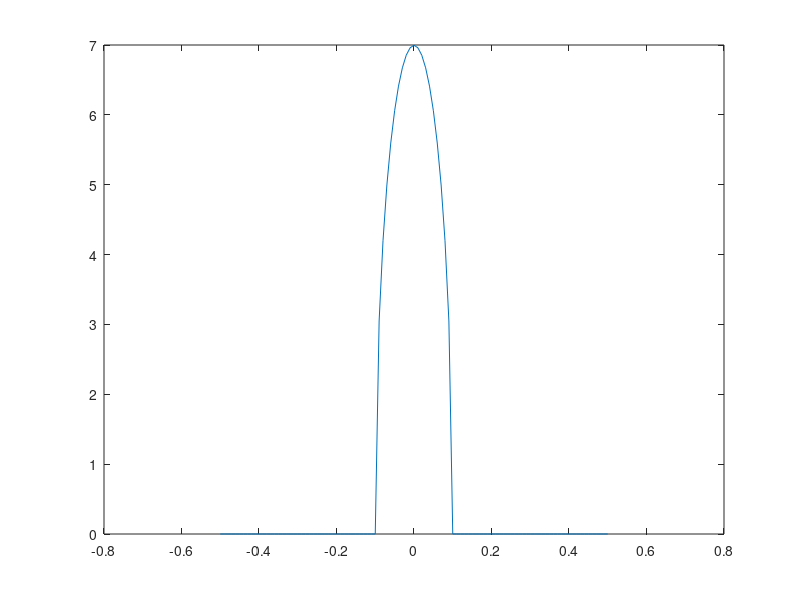
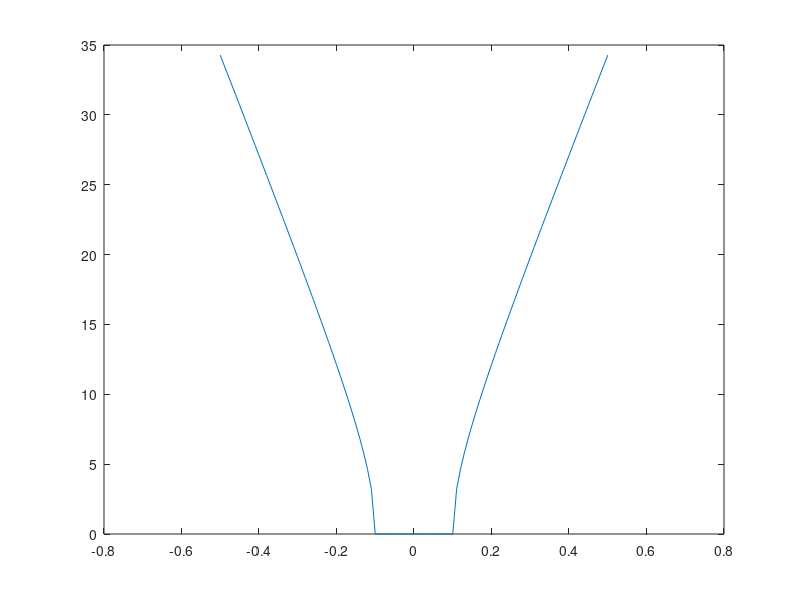

Reproduce these figures in MATLAB, in order.
% This is sphere in contact with infinite halfplane

R1 = 0.5;
R2 = 0;

E1 = 1e2;
E2 = 1e2;

mu1 = 0.3;
mu2 = 0.3;

% d= 0.05;
% d= 0.01;
d = 0.02;
R = R1;

%%%%%%%%%%%%%%%

% E = 1/((1-mu1^2)/E1);

E = 1/((1-mu1^2)/E1 + (1-mu2^2)/E2);


F = (4/3)*E*(R^(1/2))*d^(3/2);

p0= (1/pi)*((6*F*E^2/R^2))^(1/3)

a = (d*R)^(1/2);

r = -0.5:0.01:0.5;

sigma = p0.*(1-(r.^2/a^2)).^(1/2);

close all;
figure;
plot(r, real(sigma));

figure;
plot(r, imag(sigma));